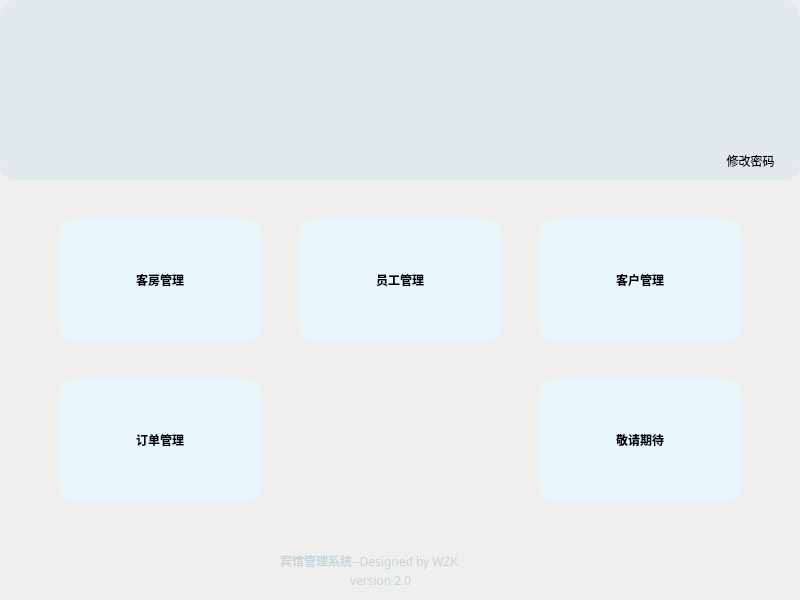
<?xml version="1.0" encoding="UTF-8"?>
<ui version="4.0">
 <class>MainWindow</class>
 <widget class="QMainWindow" name="MainWindow">
  <property name="geometry">
   <rect>
    <x>0</x>
    <y>0</y>
    <width>800</width>
    <height>600</height>
   </rect>
  </property>
  <property name="contextMenuPolicy">
   <enum>Qt::DefaultContextMenu</enum>
  </property>
  <property name="windowTitle">
   <string>MainWindow</string>
  </property>
  <property name="styleSheet">
   <string notr="true">QMainWindow{
border-radius:15px
}
QWidget{
border-radius:15px;
}
#frame{
background: #e1e9ed;}
QToolButton{
background:#EAF7FF;
border-radius:15px;
}
QToolButton:hover{
background:#EAF7FF;
border-radius:15px;
background:#49ebff;
}
#label{
text-align:center;
}
#welcome{
text-align:center;
}
#toolButton_7
{
background:#e1e9ed;
}</string>
  </property>
  <property name="tabShape">
   <enum>QTabWidget::Rounded</enum>
  </property>
  <widget class="QWidget" name="centralwidget">
   <widget class="QToolButton" name="clientbutton">
    <property name="geometry">
     <rect>
      <x>540</x>
      <y>220</y>
      <width>200</width>
      <height>120</height>
     </rect>
    </property>
    <property name="font">
     <font>
      <family>幼圆</family>
      <weight>75</weight>
      <bold>true</bold>
     </font>
    </property>
    <property name="text">
     <string>客户管理</string>
    </property>
    <property name="icon">
     <iconset>
      <normaloff>../../../../../pictures/client.png</normaloff>../../../../../pictures/client.png</iconset>
    </property>
    <property name="iconSize">
     <size>
      <width>80</width>
      <height>80</height>
     </size>
    </property>
    <property name="toolButtonStyle">
     <enum>Qt::ToolButtonTextUnderIcon</enum>
    </property>
   </widget>
   <widget class="QToolButton" name="toolButton_6">
    <property name="geometry">
     <rect>
      <x>540</x>
      <y>380</y>
      <width>200</width>
      <height>120</height>
     </rect>
    </property>
    <property name="font">
     <font>
      <family>幼圆</family>
      <weight>75</weight>
      <bold>true</bold>
     </font>
    </property>
    <property name="text">
     <string>敬请期待</string>
    </property>
    <property name="icon">
     <iconset>
      <normaloff>../../../../../pictures/tobecontinued.png</normaloff>../../../../../pictures/tobecontinued.png</iconset>
    </property>
    <property name="iconSize">
     <size>
      <width>70</width>
      <height>80</height>
     </size>
    </property>
    <property name="toolButtonStyle">
     <enum>Qt::ToolButtonTextUnderIcon</enum>
    </property>
   </widget>
   <widget class="QToolButton" name="orderbutton">
    <property name="geometry">
     <rect>
      <x>60</x>
      <y>380</y>
      <width>200</width>
      <height>120</height>
     </rect>
    </property>
    <property name="font">
     <font>
      <family>幼圆</family>
      <weight>75</weight>
      <bold>true</bold>
     </font>
    </property>
    <property name="text">
     <string>订单管理</string>
    </property>
    <property name="icon">
     <iconset>
      <normaloff>../../../../../pictures/order.png</normaloff>../../../../../pictures/order.png</iconset>
    </property>
    <property name="iconSize">
     <size>
      <width>80</width>
      <height>80</height>
     </size>
    </property>
    <property name="toolButtonStyle">
     <enum>Qt::ToolButtonTextUnderIcon</enum>
    </property>
   </widget>
   <widget class="QToolButton" name="roombutton">
    <property name="geometry">
     <rect>
      <x>60</x>
      <y>220</y>
      <width>200</width>
      <height>120</height>
     </rect>
    </property>
    <property name="font">
     <font>
      <family>幼圆</family>
      <weight>75</weight>
      <bold>true</bold>
     </font>
    </property>
    <property name="text">
     <string>客房管理</string>
    </property>
    <property name="icon">
     <iconset>
      <normaloff>../../../../../pictures/coffee.png</normaloff>../../../../../pictures/coffee.png</iconset>
    </property>
    <property name="iconSize">
     <size>
      <width>80</width>
      <height>80</height>
     </size>
    </property>
    <property name="popupMode">
     <enum>QToolButton::InstantPopup</enum>
    </property>
    <property name="toolButtonStyle">
     <enum>Qt::ToolButtonTextUnderIcon</enum>
    </property>
   </widget>
   <widget class="QToolButton" name="staffbutton">
    <property name="geometry">
     <rect>
      <x>300</x>
      <y>220</y>
      <width>200</width>
      <height>120</height>
     </rect>
    </property>
    <property name="font">
     <font>
      <family>幼圆</family>
      <weight>75</weight>
      <bold>true</bold>
     </font>
    </property>
    <property name="text">
     <string>员工管理</string>
    </property>
    <property name="icon">
     <iconset>
      <normaloff>../../../../../pictures/staff.png</normaloff>../../../../../pictures/staff.png</iconset>
    </property>
    <property name="iconSize">
     <size>
      <width>80</width>
      <height>80</height>
     </size>
    </property>
    <property name="toolButtonStyle">
     <enum>Qt::ToolButtonTextUnderIcon</enum>
    </property>
   </widget>
   <widget class="QFrame" name="frame">
    <property name="geometry">
     <rect>
      <x>0</x>
      <y>0</y>
      <width>800</width>
      <height>180</height>
     </rect>
    </property>
    <property name="frameShape">
     <enum>QFrame::StyledPanel</enum>
    </property>
    <property name="frameShadow">
     <enum>QFrame::Raised</enum>
    </property>
    <widget class="QLabel" name="welcome">
     <property name="geometry">
      <rect>
       <x>40</x>
       <y>10</y>
       <width>751</width>
       <height>51</height>
      </rect>
     </property>
     <property name="font">
      <font>
       <family>幼圆</family>
       <pointsize>12</pointsize>
      </font>
     </property>
     <property name="text">
      <string/>
     </property>
     <property name="alignment">
      <set>Qt::AlignCenter</set>
     </property>
    </widget>
    <widget class="QToolButton" name="toolButton_7">
     <property name="geometry">
      <rect>
       <x>370</x>
       <y>70</y>
       <width>71</width>
       <height>71</height>
      </rect>
     </property>
     <property name="font">
      <font>
       <pointsize>9</pointsize>
      </font>
     </property>
     <property name="text">
      <string/>
     </property>
     <property name="icon">
      <iconset>
       <normaloff>../../../../../pictures/hotel.png</normaloff>../../../../../pictures/hotel.png</iconset>
     </property>
     <property name="iconSize">
      <size>
       <width>100</width>
       <height>100</height>
      </size>
     </property>
    </widget>
    <widget class="QToolButton" name="modifyPwd">
     <property name="geometry">
      <rect>
       <x>710</x>
       <y>150</y>
       <width>81</width>
       <height>21</height>
      </rect>
     </property>
     <property name="styleSheet">
      <string notr="true">background:#e1e9ed</string>
     </property>
     <property name="text">
      <string>修改密码</string>
     </property>
    </widget>
   </widget>
   <widget class="QLabel" name="label">
    <property name="geometry">
     <rect>
      <x>280</x>
      <y>540</y>
      <width>241</width>
      <height>41</height>
     </rect>
    </property>
    <property name="palette">
     <palette>
      <active>
       <colorrole role="WindowText">
        <brush brushstyle="SolidPattern">
         <color alpha="255">
          <red>195</red>
          <green>210</green>
          <blue>217</blue>
         </color>
        </brush>
       </colorrole>
       <colorrole role="Button">
        <brush brushstyle="SolidPattern">
         <color alpha="255">
          <red>255</red>
          <green>255</green>
          <blue>255</blue>
         </color>
        </brush>
       </colorrole>
       <colorrole role="Light">
        <brush brushstyle="SolidPattern">
         <color alpha="255">
          <red>255</red>
          <green>255</green>
          <blue>255</blue>
         </color>
        </brush>
       </colorrole>
       <colorrole role="Midlight">
        <brush brushstyle="SolidPattern">
         <color alpha="255">
          <red>225</red>
          <green>232</green>
          <blue>236</blue>
         </color>
        </brush>
       </colorrole>
       <colorrole role="Dark">
        <brush brushstyle="SolidPattern">
         <color alpha="255">
          <red>97</red>
          <green>105</green>
          <blue>108</blue>
         </color>
        </brush>
       </colorrole>
       <colorrole role="Mid">
        <brush brushstyle="SolidPattern">
         <color alpha="255">
          <red>130</red>
          <green>140</green>
          <blue>145</blue>
         </color>
        </brush>
       </colorrole>
       <colorrole role="Text">
        <brush brushstyle="SolidPattern">
         <color alpha="255">
          <red>0</red>
          <green>0</green>
          <blue>0</blue>
         </color>
        </brush>
       </colorrole>
       <colorrole role="BrightText">
        <brush brushstyle="SolidPattern">
         <color alpha="255">
          <red>255</red>
          <green>255</green>
          <blue>255</blue>
         </color>
        </brush>
       </colorrole>
       <colorrole role="ButtonText">
        <brush brushstyle="SolidPattern">
         <color alpha="255">
          <red>0</red>
          <green>0</green>
          <blue>0</blue>
         </color>
        </brush>
       </colorrole>
       <colorrole role="Base">
        <brush brushstyle="SolidPattern">
         <color alpha="255">
          <red>255</red>
          <green>255</green>
          <blue>255</blue>
         </color>
        </brush>
       </colorrole>
       <colorrole role="Window">
        <brush brushstyle="SolidPattern">
         <color alpha="255">
          <red>255</red>
          <green>255</green>
          <blue>255</blue>
         </color>
        </brush>
       </colorrole>
       <colorrole role="Shadow">
        <brush brushstyle="SolidPattern">
         <color alpha="255">
          <red>0</red>
          <green>0</green>
          <blue>0</blue>
         </color>
        </brush>
       </colorrole>
       <colorrole role="AlternateBase">
        <brush brushstyle="SolidPattern">
         <color alpha="255">
          <red>225</red>
          <green>232</green>
          <blue>236</blue>
         </color>
        </brush>
       </colorrole>
       <colorrole role="ToolTipBase">
        <brush brushstyle="SolidPattern">
         <color alpha="255">
          <red>255</red>
          <green>255</green>
          <blue>220</blue>
         </color>
        </brush>
       </colorrole>
       <colorrole role="ToolTipText">
        <brush brushstyle="SolidPattern">
         <color alpha="255">
          <red>0</red>
          <green>0</green>
          <blue>0</blue>
         </color>
        </brush>
       </colorrole>
       <colorrole role="PlaceholderText">
        <brush brushstyle="SolidPattern">
         <color alpha="128">
          <red>0</red>
          <green>0</green>
          <blue>0</blue>
         </color>
        </brush>
       </colorrole>
      </active>
      <inactive>
       <colorrole role="WindowText">
        <brush brushstyle="SolidPattern">
         <color alpha="255">
          <red>195</red>
          <green>210</green>
          <blue>217</blue>
         </color>
        </brush>
       </colorrole>
       <colorrole role="Button">
        <brush brushstyle="SolidPattern">
         <color alpha="255">
          <red>255</red>
          <green>255</green>
          <blue>255</blue>
         </color>
        </brush>
       </colorrole>
       <colorrole role="Light">
        <brush brushstyle="SolidPattern">
         <color alpha="255">
          <red>255</red>
          <green>255</green>
          <blue>255</blue>
         </color>
        </brush>
       </colorrole>
       <colorrole role="Midlight">
        <brush brushstyle="SolidPattern">
         <color alpha="255">
          <red>225</red>
          <green>232</green>
          <blue>236</blue>
         </color>
        </brush>
       </colorrole>
       <colorrole role="Dark">
        <brush brushstyle="SolidPattern">
         <color alpha="255">
          <red>97</red>
          <green>105</green>
          <blue>108</blue>
         </color>
        </brush>
       </colorrole>
       <colorrole role="Mid">
        <brush brushstyle="SolidPattern">
         <color alpha="255">
          <red>130</red>
          <green>140</green>
          <blue>145</blue>
         </color>
        </brush>
       </colorrole>
       <colorrole role="Text">
        <brush brushstyle="SolidPattern">
         <color alpha="255">
          <red>0</red>
          <green>0</green>
          <blue>0</blue>
         </color>
        </brush>
       </colorrole>
       <colorrole role="BrightText">
        <brush brushstyle="SolidPattern">
         <color alpha="255">
          <red>255</red>
          <green>255</green>
          <blue>255</blue>
         </color>
        </brush>
       </colorrole>
       <colorrole role="ButtonText">
        <brush brushstyle="SolidPattern">
         <color alpha="255">
          <red>0</red>
          <green>0</green>
          <blue>0</blue>
         </color>
        </brush>
       </colorrole>
       <colorrole role="Base">
        <brush brushstyle="SolidPattern">
         <color alpha="255">
          <red>255</red>
          <green>255</green>
          <blue>255</blue>
         </color>
        </brush>
       </colorrole>
       <colorrole role="Window">
        <brush brushstyle="SolidPattern">
         <color alpha="255">
          <red>255</red>
          <green>255</green>
          <blue>255</blue>
         </color>
        </brush>
       </colorrole>
       <colorrole role="Shadow">
        <brush brushstyle="SolidPattern">
         <color alpha="255">
          <red>0</red>
          <green>0</green>
          <blue>0</blue>
         </color>
        </brush>
       </colorrole>
       <colorrole role="AlternateBase">
        <brush brushstyle="SolidPattern">
         <color alpha="255">
          <red>225</red>
          <green>232</green>
          <blue>236</blue>
         </color>
        </brush>
       </colorrole>
       <colorrole role="ToolTipBase">
        <brush brushstyle="SolidPattern">
         <color alpha="255">
          <red>255</red>
          <green>255</green>
          <blue>220</blue>
         </color>
        </brush>
       </colorrole>
       <colorrole role="ToolTipText">
        <brush brushstyle="SolidPattern">
         <color alpha="255">
          <red>0</red>
          <green>0</green>
          <blue>0</blue>
         </color>
        </brush>
       </colorrole>
       <colorrole role="PlaceholderText">
        <brush brushstyle="SolidPattern">
         <color alpha="128">
          <red>0</red>
          <green>0</green>
          <blue>0</blue>
         </color>
        </brush>
       </colorrole>
      </inactive>
      <disabled>
       <colorrole role="WindowText">
        <brush brushstyle="SolidPattern">
         <color alpha="255">
          <red>97</red>
          <green>105</green>
          <blue>108</blue>
         </color>
        </brush>
       </colorrole>
       <colorrole role="Button">
        <brush brushstyle="SolidPattern">
         <color alpha="255">
          <red>255</red>
          <green>255</green>
          <blue>255</blue>
         </color>
        </brush>
       </colorrole>
       <colorrole role="Light">
        <brush brushstyle="SolidPattern">
         <color alpha="255">
          <red>255</red>
          <green>255</green>
          <blue>255</blue>
         </color>
        </brush>
       </colorrole>
       <colorrole role="Midlight">
        <brush brushstyle="SolidPattern">
         <color alpha="255">
          <red>225</red>
          <green>232</green>
          <blue>236</blue>
         </color>
        </brush>
       </colorrole>
       <colorrole role="Dark">
        <brush brushstyle="SolidPattern">
         <color alpha="255">
          <red>97</red>
          <green>105</green>
          <blue>108</blue>
         </color>
        </brush>
       </colorrole>
       <colorrole role="Mid">
        <brush brushstyle="SolidPattern">
         <color alpha="255">
          <red>130</red>
          <green>140</green>
          <blue>145</blue>
         </color>
        </brush>
       </colorrole>
       <colorrole role="Text">
        <brush brushstyle="SolidPattern">
         <color alpha="255">
          <red>97</red>
          <green>105</green>
          <blue>108</blue>
         </color>
        </brush>
       </colorrole>
       <colorrole role="BrightText">
        <brush brushstyle="SolidPattern">
         <color alpha="255">
          <red>255</red>
          <green>255</green>
          <blue>255</blue>
         </color>
        </brush>
       </colorrole>
       <colorrole role="ButtonText">
        <brush brushstyle="SolidPattern">
         <color alpha="255">
          <red>97</red>
          <green>105</green>
          <blue>108</blue>
         </color>
        </brush>
       </colorrole>
       <colorrole role="Base">
        <brush brushstyle="SolidPattern">
         <color alpha="255">
          <red>255</red>
          <green>255</green>
          <blue>255</blue>
         </color>
        </brush>
       </colorrole>
       <colorrole role="Window">
        <brush brushstyle="SolidPattern">
         <color alpha="255">
          <red>255</red>
          <green>255</green>
          <blue>255</blue>
         </color>
        </brush>
       </colorrole>
       <colorrole role="Shadow">
        <brush brushstyle="SolidPattern">
         <color alpha="255">
          <red>0</red>
          <green>0</green>
          <blue>0</blue>
         </color>
        </brush>
       </colorrole>
       <colorrole role="AlternateBase">
        <brush brushstyle="SolidPattern">
         <color alpha="255">
          <red>195</red>
          <green>210</green>
          <blue>217</blue>
         </color>
        </brush>
       </colorrole>
       <colorrole role="ToolTipBase">
        <brush brushstyle="SolidPattern">
         <color alpha="255">
          <red>255</red>
          <green>255</green>
          <blue>220</blue>
         </color>
        </brush>
       </colorrole>
       <colorrole role="ToolTipText">
        <brush brushstyle="SolidPattern">
         <color alpha="255">
          <red>0</red>
          <green>0</green>
          <blue>0</blue>
         </color>
        </brush>
       </colorrole>
       <colorrole role="PlaceholderText">
        <brush brushstyle="SolidPattern">
         <color alpha="128">
          <red>0</red>
          <green>0</green>
          <blue>0</blue>
         </color>
        </brush>
       </colorrole>
      </disabled>
     </palette>
    </property>
    <property name="font">
     <font>
      <family>幼圆</family>
     </font>
    </property>
    <property name="text">
     <string>宾馆管理系统--Designed by WZK</string>
    </property>
   </widget>
   <widget class="QLabel" name="label_2">
    <property name="geometry">
     <rect>
      <x>350</x>
      <y>560</y>
      <width>241</width>
      <height>41</height>
     </rect>
    </property>
    <property name="palette">
     <palette>
      <active>
       <colorrole role="WindowText">
        <brush brushstyle="SolidPattern">
         <color alpha="255">
          <red>195</red>
          <green>210</green>
          <blue>217</blue>
         </color>
        </brush>
       </colorrole>
       <colorrole role="Button">
        <brush brushstyle="SolidPattern">
         <color alpha="255">
          <red>255</red>
          <green>255</green>
          <blue>255</blue>
         </color>
        </brush>
       </colorrole>
       <colorrole role="Light">
        <brush brushstyle="SolidPattern">
         <color alpha="255">
          <red>255</red>
          <green>255</green>
          <blue>255</blue>
         </color>
        </brush>
       </colorrole>
       <colorrole role="Midlight">
        <brush brushstyle="SolidPattern">
         <color alpha="255">
          <red>225</red>
          <green>232</green>
          <blue>236</blue>
         </color>
        </brush>
       </colorrole>
       <colorrole role="Dark">
        <brush brushstyle="SolidPattern">
         <color alpha="255">
          <red>97</red>
          <green>105</green>
          <blue>108</blue>
         </color>
        </brush>
       </colorrole>
       <colorrole role="Mid">
        <brush brushstyle="SolidPattern">
         <color alpha="255">
          <red>130</red>
          <green>140</green>
          <blue>145</blue>
         </color>
        </brush>
       </colorrole>
       <colorrole role="Text">
        <brush brushstyle="SolidPattern">
         <color alpha="255">
          <red>0</red>
          <green>0</green>
          <blue>0</blue>
         </color>
        </brush>
       </colorrole>
       <colorrole role="BrightText">
        <brush brushstyle="SolidPattern">
         <color alpha="255">
          <red>255</red>
          <green>255</green>
          <blue>255</blue>
         </color>
        </brush>
       </colorrole>
       <colorrole role="ButtonText">
        <brush brushstyle="SolidPattern">
         <color alpha="255">
          <red>0</red>
          <green>0</green>
          <blue>0</blue>
         </color>
        </brush>
       </colorrole>
       <colorrole role="Base">
        <brush brushstyle="SolidPattern">
         <color alpha="255">
          <red>255</red>
          <green>255</green>
          <blue>255</blue>
         </color>
        </brush>
       </colorrole>
       <colorrole role="Window">
        <brush brushstyle="SolidPattern">
         <color alpha="255">
          <red>255</red>
          <green>255</green>
          <blue>255</blue>
         </color>
        </brush>
       </colorrole>
       <colorrole role="Shadow">
        <brush brushstyle="SolidPattern">
         <color alpha="255">
          <red>0</red>
          <green>0</green>
          <blue>0</blue>
         </color>
        </brush>
       </colorrole>
       <colorrole role="AlternateBase">
        <brush brushstyle="SolidPattern">
         <color alpha="255">
          <red>225</red>
          <green>232</green>
          <blue>236</blue>
         </color>
        </brush>
       </colorrole>
       <colorrole role="ToolTipBase">
        <brush brushstyle="SolidPattern">
         <color alpha="255">
          <red>255</red>
          <green>255</green>
          <blue>220</blue>
         </color>
        </brush>
       </colorrole>
       <colorrole role="ToolTipText">
        <brush brushstyle="SolidPattern">
         <color alpha="255">
          <red>0</red>
          <green>0</green>
          <blue>0</blue>
         </color>
        </brush>
       </colorrole>
       <colorrole role="PlaceholderText">
        <brush brushstyle="SolidPattern">
         <color alpha="128">
          <red>0</red>
          <green>0</green>
          <blue>0</blue>
         </color>
        </brush>
       </colorrole>
      </active>
      <inactive>
       <colorrole role="WindowText">
        <brush brushstyle="SolidPattern">
         <color alpha="255">
          <red>195</red>
          <green>210</green>
          <blue>217</blue>
         </color>
        </brush>
       </colorrole>
       <colorrole role="Button">
        <brush brushstyle="SolidPattern">
         <color alpha="255">
          <red>255</red>
          <green>255</green>
          <blue>255</blue>
         </color>
        </brush>
       </colorrole>
       <colorrole role="Light">
        <brush brushstyle="SolidPattern">
         <color alpha="255">
          <red>255</red>
          <green>255</green>
          <blue>255</blue>
         </color>
        </brush>
       </colorrole>
       <colorrole role="Midlight">
        <brush brushstyle="SolidPattern">
         <color alpha="255">
          <red>225</red>
          <green>232</green>
          <blue>236</blue>
         </color>
        </brush>
       </colorrole>
       <colorrole role="Dark">
        <brush brushstyle="SolidPattern">
         <color alpha="255">
          <red>97</red>
          <green>105</green>
          <blue>108</blue>
         </color>
        </brush>
       </colorrole>
       <colorrole role="Mid">
        <brush brushstyle="SolidPattern">
         <color alpha="255">
          <red>130</red>
          <green>140</green>
          <blue>145</blue>
         </color>
        </brush>
       </colorrole>
       <colorrole role="Text">
        <brush brushstyle="SolidPattern">
         <color alpha="255">
          <red>0</red>
          <green>0</green>
          <blue>0</blue>
         </color>
        </brush>
       </colorrole>
       <colorrole role="BrightText">
        <brush brushstyle="SolidPattern">
         <color alpha="255">
          <red>255</red>
          <green>255</green>
          <blue>255</blue>
         </color>
        </brush>
       </colorrole>
       <colorrole role="ButtonText">
        <brush brushstyle="SolidPattern">
         <color alpha="255">
          <red>0</red>
          <green>0</green>
          <blue>0</blue>
         </color>
        </brush>
       </colorrole>
       <colorrole role="Base">
        <brush brushstyle="SolidPattern">
         <color alpha="255">
          <red>255</red>
          <green>255</green>
          <blue>255</blue>
         </color>
        </brush>
       </colorrole>
       <colorrole role="Window">
        <brush brushstyle="SolidPattern">
         <color alpha="255">
          <red>255</red>
          <green>255</green>
          <blue>255</blue>
         </color>
        </brush>
       </colorrole>
       <colorrole role="Shadow">
        <brush brushstyle="SolidPattern">
         <color alpha="255">
          <red>0</red>
          <green>0</green>
          <blue>0</blue>
         </color>
        </brush>
       </colorrole>
       <colorrole role="AlternateBase">
        <brush brushstyle="SolidPattern">
         <color alpha="255">
          <red>225</red>
          <green>232</green>
          <blue>236</blue>
         </color>
        </brush>
       </colorrole>
       <colorrole role="ToolTipBase">
        <brush brushstyle="SolidPattern">
         <color alpha="255">
          <red>255</red>
          <green>255</green>
          <blue>220</blue>
         </color>
        </brush>
       </colorrole>
       <colorrole role="ToolTipText">
        <brush brushstyle="SolidPattern">
         <color alpha="255">
          <red>0</red>
          <green>0</green>
          <blue>0</blue>
         </color>
        </brush>
       </colorrole>
       <colorrole role="PlaceholderText">
        <brush brushstyle="SolidPattern">
         <color alpha="128">
          <red>0</red>
          <green>0</green>
          <blue>0</blue>
         </color>
        </brush>
       </colorrole>
      </inactive>
      <disabled>
       <colorrole role="WindowText">
        <brush brushstyle="SolidPattern">
         <color alpha="255">
          <red>97</red>
          <green>105</green>
          <blue>108</blue>
         </color>
        </brush>
       </colorrole>
       <colorrole role="Button">
        <brush brushstyle="SolidPattern">
         <color alpha="255">
          <red>255</red>
          <green>255</green>
          <blue>255</blue>
         </color>
        </brush>
       </colorrole>
       <colorrole role="Light">
        <brush brushstyle="SolidPattern">
         <color alpha="255">
          <red>255</red>
          <green>255</green>
          <blue>255</blue>
         </color>
        </brush>
       </colorrole>
       <colorrole role="Midlight">
        <brush brushstyle="SolidPattern">
         <color alpha="255">
          <red>225</red>
          <green>232</green>
          <blue>236</blue>
         </color>
        </brush>
       </colorrole>
       <colorrole role="Dark">
        <brush brushstyle="SolidPattern">
         <color alpha="255">
          <red>97</red>
          <green>105</green>
          <blue>108</blue>
         </color>
        </brush>
       </colorrole>
       <colorrole role="Mid">
        <brush brushstyle="SolidPattern">
         <color alpha="255">
          <red>130</red>
          <green>140</green>
          <blue>145</blue>
         </color>
        </brush>
       </colorrole>
       <colorrole role="Text">
        <brush brushstyle="SolidPattern">
         <color alpha="255">
          <red>97</red>
          <green>105</green>
          <blue>108</blue>
         </color>
        </brush>
       </colorrole>
       <colorrole role="BrightText">
        <brush brushstyle="SolidPattern">
         <color alpha="255">
          <red>255</red>
          <green>255</green>
          <blue>255</blue>
         </color>
        </brush>
       </colorrole>
       <colorrole role="ButtonText">
        <brush brushstyle="SolidPattern">
         <color alpha="255">
          <red>97</red>
          <green>105</green>
          <blue>108</blue>
         </color>
        </brush>
       </colorrole>
       <colorrole role="Base">
        <brush brushstyle="SolidPattern">
         <color alpha="255">
          <red>255</red>
          <green>255</green>
          <blue>255</blue>
         </color>
        </brush>
       </colorrole>
       <colorrole role="Window">
        <brush brushstyle="SolidPattern">
         <color alpha="255">
          <red>255</red>
          <green>255</green>
          <blue>255</blue>
         </color>
        </brush>
       </colorrole>
       <colorrole role="Shadow">
        <brush brushstyle="SolidPattern">
         <color alpha="255">
          <red>0</red>
          <green>0</green>
          <blue>0</blue>
         </color>
        </brush>
       </colorrole>
       <colorrole role="AlternateBase">
        <brush brushstyle="SolidPattern">
         <color alpha="255">
          <red>195</red>
          <green>210</green>
          <blue>217</blue>
         </color>
        </brush>
       </colorrole>
       <colorrole role="ToolTipBase">
        <brush brushstyle="SolidPattern">
         <color alpha="255">
          <red>255</red>
          <green>255</green>
          <blue>220</blue>
         </color>
        </brush>
       </colorrole>
       <colorrole role="ToolTipText">
        <brush brushstyle="SolidPattern">
         <color alpha="255">
          <red>0</red>
          <green>0</green>
          <blue>0</blue>
         </color>
        </brush>
       </colorrole>
       <colorrole role="PlaceholderText">
        <brush brushstyle="SolidPattern">
         <color alpha="128">
          <red>0</red>
          <green>0</green>
          <blue>0</blue>
         </color>
        </brush>
       </colorrole>
      </disabled>
     </palette>
    </property>
    <property name="font">
     <font>
      <family>幼圆</family>
     </font>
    </property>
    <property name="text">
     <string>version 2.0</string>
    </property>
   </widget>
  </widget>
 </widget>
 <resources/>
 <connections/>
</ui>
